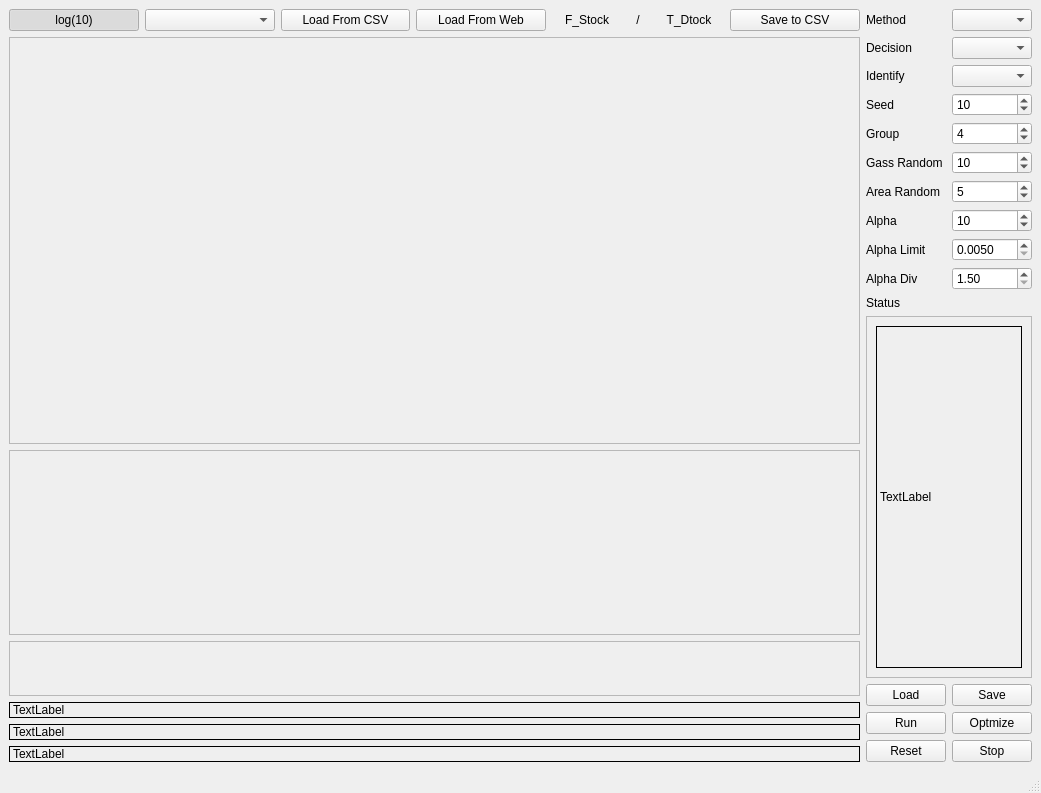
<?xml version="1.0" encoding="UTF-8"?>
<ui version="4.0">
 <class>MainWindow</class>
 <widget class="QMainWindow" name="MainWindow">
  <property name="geometry">
   <rect>
    <x>0</x>
    <y>0</y>
    <width>1041</width>
    <height>793</height>
   </rect>
  </property>
  <property name="windowTitle">
   <string>MainWindow</string>
  </property>
  <widget class="QWidget" name="centralwidget">
   <layout class="QGridLayout" name="gridLayout">
    <item row="0" column="0">
     <layout class="QHBoxLayout" name="horizontalLayout_13">
      <item>
       <layout class="QVBoxLayout" name="verticalLayout_4">
        <item>
         <layout class="QHBoxLayout" name="horizontalLayout_12">
          <item>
           <widget class="QPushButton" name="PB_Display_log10">
            <property name="text">
             <string>log(10)</string>
            </property>
            <property name="checkable">
             <bool>true</bool>
            </property>
            <property name="checked">
             <bool>true</bool>
            </property>
           </widget>
          </item>
          <item>
           <widget class="QComboBox" name="CB_Select_Chart">
            <property name="sizePolicy">
             <sizepolicy hsizetype="Minimum" vsizetype="Fixed">
              <horstretch>0</horstretch>
              <verstretch>0</verstretch>
             </sizepolicy>
            </property>
           </widget>
          </item>
          <item>
           <widget class="QPushButton" name="PB_Load_Stock_CSV">
            <property name="text">
             <string>Load From CSV</string>
            </property>
            <property name="checkable">
             <bool>true</bool>
            </property>
           </widget>
          </item>
          <item>
           <widget class="QPushButton" name="PB_Load_Stock_WEB">
            <property name="text">
             <string>Load From Web</string>
            </property>
            <property name="checkable">
             <bool>true</bool>
            </property>
           </widget>
          </item>
          <item>
           <widget class="QLabel" name="LB_Finish_Stock">
            <property name="maximumSize">
             <size>
              <width>70</width>
              <height>16777215</height>
             </size>
            </property>
            <property name="text">
             <string>F_Stock</string>
            </property>
            <property name="alignment">
             <set>Qt::AlignCenter</set>
            </property>
           </widget>
          </item>
          <item>
           <widget class="QLabel" name="label_17">
            <property name="maximumSize">
             <size>
              <width>20</width>
              <height>16777215</height>
             </size>
            </property>
            <property name="text">
             <string>/</string>
            </property>
            <property name="alignment">
             <set>Qt::AlignCenter</set>
            </property>
           </widget>
          </item>
          <item>
           <widget class="QLabel" name="LB_Total_Stock">
            <property name="maximumSize">
             <size>
              <width>70</width>
              <height>16777215</height>
             </size>
            </property>
            <property name="text">
             <string>T_Dtock</string>
            </property>
            <property name="alignment">
             <set>Qt::AlignCenter</set>
            </property>
           </widget>
          </item>
          <item>
           <widget class="QPushButton" name="PB_Save_Stock_CSV">
            <property name="text">
             <string>Save to CSV</string>
            </property>
           </widget>
          </item>
         </layout>
        </item>
        <item>
         <layout class="QVBoxLayout" name="verticalLayout">
          <item>
           <widget class="QScrollArea" name="SC_Main_Chart">
            <property name="widgetResizable">
             <bool>true</bool>
            </property>
            <widget class="QWidget" name="scrollAreaWidgetContents">
             <property name="geometry">
              <rect>
               <x>0</x>
               <y>0</y>
               <width>807</width>
               <height>351</height>
              </rect>
             </property>
            </widget>
           </widget>
          </item>
          <item>
           <widget class="QScrollArea" name="SC_Sub_Chart_1">
            <property name="sizePolicy">
             <sizepolicy hsizetype="Expanding" vsizetype="Minimum">
              <horstretch>0</horstretch>
              <verstretch>0</verstretch>
             </sizepolicy>
            </property>
            <property name="minimumSize">
             <size>
              <width>0</width>
              <height>185</height>
             </size>
            </property>
            <property name="maximumSize">
             <size>
              <width>16777215</width>
              <height>200</height>
             </size>
            </property>
            <property name="widgetResizable">
             <bool>true</bool>
            </property>
            <widget class="QWidget" name="scrollAreaWidgetContents_2">
             <property name="geometry">
              <rect>
               <x>0</x>
               <y>0</y>
               <width>807</width>
               <height>183</height>
              </rect>
             </property>
            </widget>
           </widget>
          </item>
          <item>
           <widget class="QScrollArea" name="SC_Sub_Chart_2">
            <property name="sizePolicy">
             <sizepolicy hsizetype="Expanding" vsizetype="Minimum">
              <horstretch>0</horstretch>
              <verstretch>0</verstretch>
             </sizepolicy>
            </property>
            <property name="maximumSize">
             <size>
              <width>16777215</width>
              <height>55</height>
             </size>
            </property>
            <property name="widgetResizable">
             <bool>true</bool>
            </property>
            <widget class="QWidget" name="scrollAreaWidgetContents_3">
             <property name="geometry">
              <rect>
               <x>0</x>
               <y>0</y>
               <width>807</width>
               <height>53</height>
              </rect>
             </property>
            </widget>
           </widget>
          </item>
          <item>
           <widget class="QLabel" name="LB_Opt_Display">
            <property name="sizePolicy">
             <sizepolicy hsizetype="Minimum" vsizetype="Minimum">
              <horstretch>0</horstretch>
              <verstretch>0</verstretch>
             </sizepolicy>
            </property>
            <property name="frameShape">
             <enum>QFrame::Box</enum>
            </property>
            <property name="text">
             <string>TextLabel</string>
            </property>
           </widget>
          </item>
          <item>
           <widget class="QLabel" name="LB_Opt_Display_2">
            <property name="sizePolicy">
             <sizepolicy hsizetype="Minimum" vsizetype="Minimum">
              <horstretch>0</horstretch>
              <verstretch>0</verstretch>
             </sizepolicy>
            </property>
            <property name="frameShape">
             <enum>QFrame::Box</enum>
            </property>
            <property name="text">
             <string>TextLabel</string>
            </property>
           </widget>
          </item>
          <item>
           <widget class="QLabel" name="LB_Select_Display">
            <property name="sizePolicy">
             <sizepolicy hsizetype="Minimum" vsizetype="Minimum">
              <horstretch>0</horstretch>
              <verstretch>0</verstretch>
             </sizepolicy>
            </property>
            <property name="frameShape">
             <enum>QFrame::Box</enum>
            </property>
            <property name="text">
             <string>TextLabel</string>
            </property>
           </widget>
          </item>
         </layout>
        </item>
       </layout>
      </item>
      <item>
       <layout class="QVBoxLayout" name="verticalLayout_5">
        <item>
         <layout class="QVBoxLayout" name="verticalLayout_2">
          <property name="sizeConstraint">
           <enum>QLayout::SetMinimumSize</enum>
          </property>
          <item>
           <layout class="QHBoxLayout" name="horizontalLayout">
            <item>
             <widget class="QLabel" name="label">
              <property name="sizePolicy">
               <sizepolicy hsizetype="Minimum" vsizetype="Preferred">
                <horstretch>0</horstretch>
                <verstretch>0</verstretch>
               </sizepolicy>
              </property>
              <property name="text">
               <string>Method</string>
              </property>
             </widget>
            </item>
            <item>
             <widget class="QComboBox" name="CB_Method_Sel">
              <property name="sizePolicy">
               <sizepolicy hsizetype="Minimum" vsizetype="Fixed">
                <horstretch>0</horstretch>
                <verstretch>0</verstretch>
               </sizepolicy>
              </property>
             </widget>
            </item>
           </layout>
          </item>
          <item>
           <layout class="QHBoxLayout" name="horizontalLayout_14">
            <item>
             <widget class="QLabel" name="label_13">
              <property name="sizePolicy">
               <sizepolicy hsizetype="Minimum" vsizetype="Preferred">
                <horstretch>0</horstretch>
                <verstretch>0</verstretch>
               </sizepolicy>
              </property>
              <property name="text">
               <string>Decision</string>
              </property>
             </widget>
            </item>
            <item>
             <widget class="QComboBox" name="CB_Decisin_Sel">
              <property name="sizePolicy">
               <sizepolicy hsizetype="Minimum" vsizetype="Fixed">
                <horstretch>0</horstretch>
                <verstretch>0</verstretch>
               </sizepolicy>
              </property>
             </widget>
            </item>
           </layout>
          </item>
          <item>
           <layout class="QHBoxLayout" name="horizontalLayout_15">
            <item>
             <widget class="QLabel" name="label_14">
              <property name="sizePolicy">
               <sizepolicy hsizetype="Minimum" vsizetype="Preferred">
                <horstretch>0</horstretch>
                <verstretch>0</verstretch>
               </sizepolicy>
              </property>
              <property name="text">
               <string>Identify</string>
              </property>
             </widget>
            </item>
            <item>
             <widget class="QComboBox" name="CB_Identify_Sel">
              <property name="sizePolicy">
               <sizepolicy hsizetype="Minimum" vsizetype="Fixed">
                <horstretch>0</horstretch>
                <verstretch>0</verstretch>
               </sizepolicy>
              </property>
             </widget>
            </item>
           </layout>
          </item>
          <item>
           <layout class="QHBoxLayout" name="horizontalLayout_2">
            <item>
             <widget class="QLabel" name="label_2">
              <property name="sizePolicy">
               <sizepolicy hsizetype="Minimum" vsizetype="Preferred">
                <horstretch>0</horstretch>
                <verstretch>0</verstretch>
               </sizepolicy>
              </property>
              <property name="text">
               <string>Seed</string>
              </property>
             </widget>
            </item>
            <item>
             <widget class="QSpinBox" name="SB_Seed">
              <property name="value">
               <number>10</number>
              </property>
             </widget>
            </item>
           </layout>
          </item>
          <item>
           <layout class="QHBoxLayout" name="horizontalLayout_5">
            <item>
             <widget class="QLabel" name="label_5">
              <property name="sizePolicy">
               <sizepolicy hsizetype="Minimum" vsizetype="Preferred">
                <horstretch>0</horstretch>
                <verstretch>0</verstretch>
               </sizepolicy>
              </property>
              <property name="text">
               <string>Group</string>
              </property>
             </widget>
            </item>
            <item>
             <widget class="QSpinBox" name="SB_Group">
              <property name="value">
               <number>4</number>
              </property>
             </widget>
            </item>
           </layout>
          </item>
          <item>
           <layout class="QHBoxLayout" name="horizontalLayout_6">
            <item>
             <widget class="QLabel" name="label_6">
              <property name="sizePolicy">
               <sizepolicy hsizetype="Minimum" vsizetype="Preferred">
                <horstretch>0</horstretch>
                <verstretch>0</verstretch>
               </sizepolicy>
              </property>
              <property name="text">
               <string>Gass Random</string>
              </property>
             </widget>
            </item>
            <item>
             <widget class="QSpinBox" name="SB_Gass_Random">
              <property name="value">
               <number>10</number>
              </property>
             </widget>
            </item>
           </layout>
          </item>
          <item>
           <layout class="QHBoxLayout" name="horizontalLayout_4">
            <item>
             <widget class="QLabel" name="label_4">
              <property name="sizePolicy">
               <sizepolicy hsizetype="Minimum" vsizetype="Preferred">
                <horstretch>0</horstretch>
                <verstretch>0</verstretch>
               </sizepolicy>
              </property>
              <property name="text">
               <string>Area Random</string>
              </property>
             </widget>
            </item>
            <item>
             <widget class="QSpinBox" name="SB_Area_Random">
              <property name="value">
               <number>5</number>
              </property>
             </widget>
            </item>
           </layout>
          </item>
          <item>
           <layout class="QHBoxLayout" name="horizontalLayout_3">
            <item>
             <widget class="QLabel" name="label_3">
              <property name="sizePolicy">
               <sizepolicy hsizetype="Minimum" vsizetype="Preferred">
                <horstretch>0</horstretch>
                <verstretch>0</verstretch>
               </sizepolicy>
              </property>
              <property name="text">
               <string>Alpha</string>
              </property>
             </widget>
            </item>
            <item>
             <widget class="QSpinBox" name="SB_Alpha">
              <property name="value">
               <number>10</number>
              </property>
             </widget>
            </item>
           </layout>
          </item>
          <item>
           <layout class="QHBoxLayout" name="horizontalLayout_8">
            <item>
             <widget class="QLabel" name="label_8">
              <property name="sizePolicy">
               <sizepolicy hsizetype="Minimum" vsizetype="Preferred">
                <horstretch>0</horstretch>
                <verstretch>0</verstretch>
               </sizepolicy>
              </property>
              <property name="text">
               <string>Alpha Limit</string>
              </property>
             </widget>
            </item>
            <item>
             <widget class="QDoubleSpinBox" name="SB_Alpha_Limit">
              <property name="decimals">
               <number>4</number>
              </property>
              <property name="minimum">
               <double>0.005000000000000</double>
              </property>
             </widget>
            </item>
           </layout>
          </item>
          <item>
           <layout class="QHBoxLayout" name="horizontalLayout_7">
            <item>
             <widget class="QLabel" name="label_7">
              <property name="sizePolicy">
               <sizepolicy hsizetype="Minimum" vsizetype="Preferred">
                <horstretch>0</horstretch>
                <verstretch>0</verstretch>
               </sizepolicy>
              </property>
              <property name="text">
               <string>Alpha Div</string>
              </property>
             </widget>
            </item>
            <item>
             <widget class="QDoubleSpinBox" name="SB_Alpha_Div">
              <property name="minimum">
               <double>1.500000000000000</double>
              </property>
             </widget>
            </item>
           </layout>
          </item>
         </layout>
        </item>
        <item>
         <layout class="QVBoxLayout" name="verticalLayout_3">
          <property name="sizeConstraint">
           <enum>QLayout::SetMinimumSize</enum>
          </property>
          <item>
           <widget class="QLabel" name="label_10">
            <property name="sizePolicy">
             <sizepolicy hsizetype="Minimum" vsizetype="Preferred">
              <horstretch>0</horstretch>
              <verstretch>0</verstretch>
             </sizepolicy>
            </property>
            <property name="text">
             <string>Status</string>
            </property>
           </widget>
          </item>
          <item>
           <widget class="QScrollArea" name="scrollArea">
            <property name="sizePolicy">
             <sizepolicy hsizetype="Minimum" vsizetype="Expanding">
              <horstretch>0</horstretch>
              <verstretch>0</verstretch>
             </sizepolicy>
            </property>
            <property name="widgetResizable">
             <bool>true</bool>
            </property>
            <widget class="QWidget" name="scrollAreaWidgetContents_7">
             <property name="geometry">
              <rect>
               <x>0</x>
               <y>0</y>
               <width>191</width>
               <height>258</height>
              </rect>
             </property>
             <layout class="QGridLayout" name="gridLayout_2">
              <item row="0" column="0">
               <widget class="QLabel" name="LB_Status">
                <property name="sizePolicy">
                 <sizepolicy hsizetype="Minimum" vsizetype="Expanding">
                  <horstretch>0</horstretch>
                  <verstretch>0</verstretch>
                 </sizepolicy>
                </property>
                <property name="frameShape">
                 <enum>QFrame::Box</enum>
                </property>
                <property name="text">
                 <string>TextLabel</string>
                </property>
               </widget>
              </item>
             </layout>
            </widget>
           </widget>
          </item>
         </layout>
        </item>
        <item>
         <layout class="QHBoxLayout" name="horizontalLayout_9">
          <property name="sizeConstraint">
           <enum>QLayout::SetMinimumSize</enum>
          </property>
          <item>
           <widget class="QPushButton" name="PB_Load_Conditin">
            <property name="text">
             <string>Load</string>
            </property>
           </widget>
          </item>
          <item>
           <widget class="QPushButton" name="PB_Save_Condition">
            <property name="text">
             <string>Save</string>
            </property>
           </widget>
          </item>
         </layout>
        </item>
        <item>
         <layout class="QHBoxLayout" name="horizontalLayout_11">
          <property name="sizeConstraint">
           <enum>QLayout::SetMinimumSize</enum>
          </property>
          <item>
           <widget class="QPushButton" name="PB_Run_one_time">
            <property name="text">
             <string>Run</string>
            </property>
            <property name="checkable">
             <bool>false</bool>
            </property>
           </widget>
          </item>
          <item>
           <widget class="QPushButton" name="PB_Optimize">
            <property name="text">
             <string>Optmize</string>
            </property>
            <property name="checkable">
             <bool>true</bool>
            </property>
           </widget>
          </item>
         </layout>
        </item>
        <item>
         <layout class="QHBoxLayout" name="horizontalLayout_10">
          <property name="sizeConstraint">
           <enum>QLayout::SetMinimumSize</enum>
          </property>
          <item>
           <widget class="QPushButton" name="PB_Reset">
            <property name="text">
             <string>Reset</string>
            </property>
            <property name="checkable">
             <bool>false</bool>
            </property>
           </widget>
          </item>
          <item>
           <widget class="QPushButton" name="PB_Stop">
            <property name="text">
             <string>Stop</string>
            </property>
            <property name="checkable">
             <bool>true</bool>
            </property>
           </widget>
          </item>
         </layout>
        </item>
       </layout>
      </item>
     </layout>
    </item>
   </layout>
  </widget>
  <widget class="QMenuBar" name="menubar">
   <property name="geometry">
    <rect>
     <x>0</x>
     <y>0</y>
     <width>1041</width>
     <height>25</height>
    </rect>
   </property>
  </widget>
  <widget class="QStatusBar" name="statusbar"/>
 </widget>
 <resources/>
 <connections/>
</ui>
